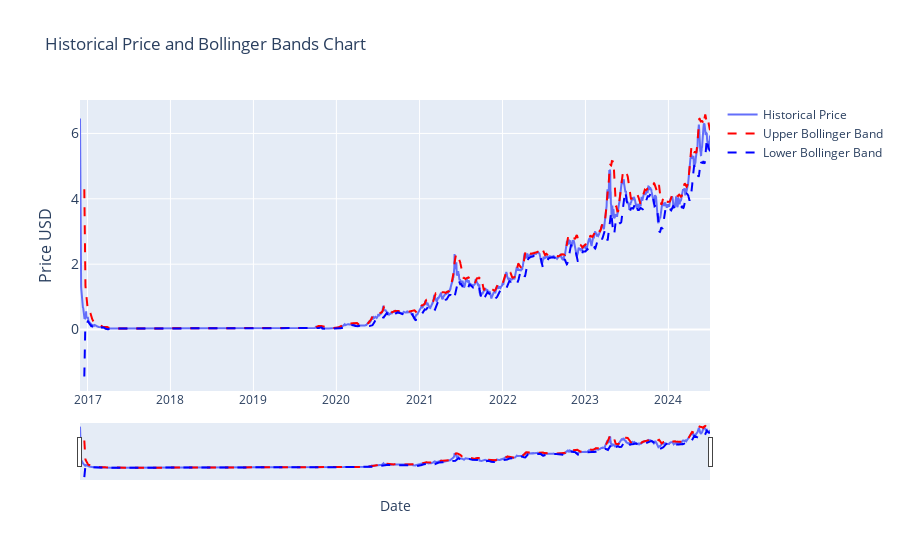

Notebook source saved alongside this figure:
### Markdown cell above
### bollinger_bands

### Code cell
# # Bollinger Bands - Bolligner Bands currently use the SMA for the upper + lower band, but standardised to historical price                           


import plotly.graph_objects as go
import pandas as pd
from ipywidgets import interact, DatePicker
import numpy as np


df = current_item.copy()

# Window sets the period length for calculating the Bollinger Bands moving average. Industry standard is 20d. 
window = 20
df= calculate_bollinger_bands(df, window)


start_date_picker = DatePicker(description='Start Date', value=START_DATE)
end_date_picker = DatePicker(description='End Date', value=END_DATE)

interact(lambda start_date, end_date:
            plot_bollinger_bands(df, start_date, end_date),
            start_date=start_date_picker, end_date=end_date_picker)

### Figure 1 — Plotly figure (JSON) as saved in the notebook; plotly's stock layout.template omitted (floating-point values rounded to 4 significant figures; data arrays with more than 128 entries replaced by an {"elided": "..."} marker saying what was removed)
{"data": [{"mode": "lines", "name": "Historical Price", "type": "scatter", "x": {"elided": "2773 str values"}, "y": {"elided": "2773 float values"}}, {"line": {"color": "red", "dash": "dash"}, "mode": "lines", "name": "Upper Bollinger Band", "type": "scatter", "x": {"elided": "2773 str values"}, "y": {"elided": "2773 float values"}}, {"line": {"color": "blue", "dash": "dash"}, "mode": "lines", "name": "Lower Bollinger Band", "type": "scatter", "x": {"elided": "2773 str values"}, "y": {"elided": "2773 float values"}}], "layout": {"showlegend": true, "title": {"text": "Historical Price and Bollinger Bands Chart"}, "xaxis": {"rangeslider": {"visible": true}, "title": {"text": "Date"}, "type": "date"}, "yaxis": {"tickfont": {"size": 14}, "title": {"font": {"size": 16}, "text": "Price USD"}}}}
